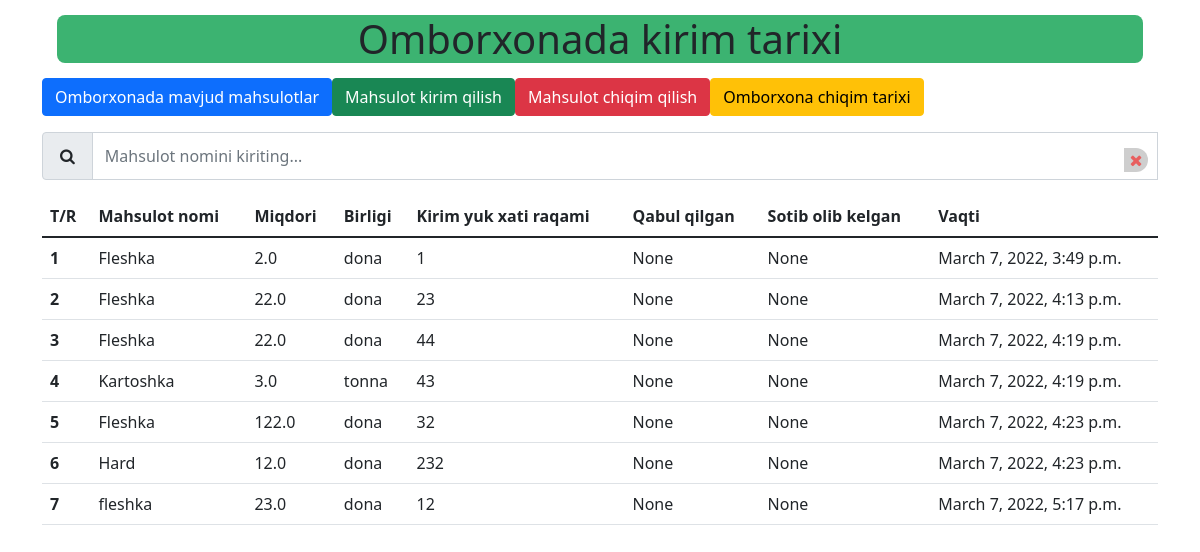
/inhistory/, run on an earlier commit of the app's database.
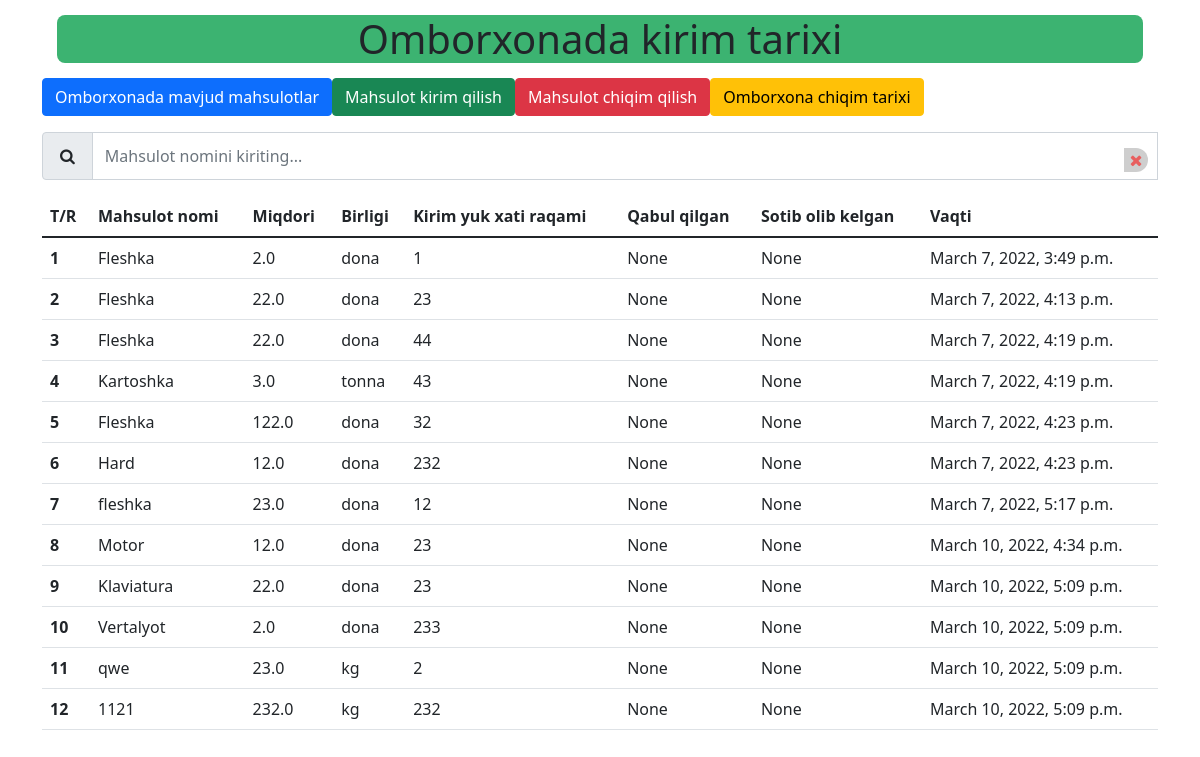
And on a later commit of the database.
### itm/models.py (models this page shows, shortened)
class Inproduct(models.Model):
    kg = "kg"
    tonna = "tonna"
    gramm = "gramm"
    litr = "litr"
    metr = "metr"
    sm = "santimetr"
    dona = "dona"
    ROLES = (
        (kg,"kg"),
        (tonna,"tonna"),
        (gramm,"gramm"),
        (litr,"litr"),
        (metr,"metr"),
        (sm,"sm"),
        (dona,"dona"),
    )
    name = models.CharField(max_length=512)
    inload_number = models.CharField(max_length=200)
    count = models.FloatField(default=0)
    instorageperson=models.CharField(max_length=200)
    takeinstorageperson=models.CharField(max_length=200)
    unit = models.CharField(max_length=30,choices=ROLES)
    in_date = models.DateTimeField(default=datetime.datetime.now())
    class Meta:
        db_table = "Inproduct"

### itm/views.py (the view)
# urls.py: path("inhistory/",InHistory,name="inhistory"),
def InHistory(request):
    search = request.GET.get('search')
    if search is None:
        data = Inproduct.objects.all()
        paginator = Paginator(data, 15)
        page_num = request.GET.get('page')
        page_obj = paginator.get_page(page_num)
        search = ""
    else:
        data = Inproduct.objects.filter(name__contains=search)
        paginator = Paginator(data, 15)
        page_num = request.GET.get('page')
        page_obj = paginator.get_page(page_num)
    return render(request, "itm/inhistory.html", {"search": search, "page": page_obj, "all": paginator})

### itm/templates/itm/inhistory.html (shortened to what this page needs)
<!DOCTYPE html>
<html lang="en">
<head>
    <link rel="stylesheet" href="/static/itm/bootstrap/css/bootstrap.min.css">
    <link rel="stylesheet" href="/static/itm/css/styles.css">
    <link rel="stylesheet" href="/static/itm/font-awesome/css/font-awesome.min.css">
    <link rel="stylesheet" href="/static/itm/font-awesome/css/font-awesome.css">
</head>
<body>
<div class="container">
    <div class="row">
        <div class="col-md-12">
            <h1 class="close">Omborxonada kirim tarixi</h1>
            <div class="btn-group md-3">
                <form action="{%url 'balance'%}">
                    <button type="submit" class="btn btn-primary mb-3">Omborxonada mavjud mahsulotlar</button>
                </form>
                <form action="{%url 'inproduct'%}">
                    <button type="submit" class="btn btn-success mb-3">Mahsulot kirim qilish</button>
                </form>
                <form action="{%url 'kickproduct'%}">
                    <button type="submit" class="btn btn-danger mb-3"><a>Mahsulot chiqim qilish</a></button>
                </form>
                <form action="{%url 'outhistory'%}">
                    <button type="submit" class="btn btn-warning mb-3">Omborxona chiqim tarixi</button>
                </form>
            </div>
            <form>
                <div class="input-group mb-3">
                        <span class="input-group-text" id="inputGroup-sizing-default"><span style="padding:5px"><i
                                class="fa fa-search"></i></span></span>
                    <input name="search" value="{{ search }}" class="form-control"
                           placeholder="Mahsulot nomini kiriting..." id="bool">
                    <span class="clear" onclick="myfunc()"><i class="fa fa-times" aria-hidden="true"></i></span>
                </div>
            </form>
            <table class="table">
                <thead>
                <tr>
                    <th scope="col">T/R</th>
                    <th scope="col">Mahsulot nomi</th>
                    <th scope="col">Miqdori</th>
                    <th scope="col">Birligi</th>
                    <th scope="col">Kirim yuk xati raqami</th>
                    <th scope="col">Qabul qilgan</th>
                    <th scope="col">Sotib olib kelgan</th>
                    <th scope="col">Vaqti</th>
                </tr>
                </thead>
                <tbody>
                {% for prod in page %}
                <tr>
                    <th scope="row">{{forloop.counter}}</th>
                    <td>{{prod.name}}</td>
                    <td>{{prod.count}}</td>
                    <td>{{prod.unit}}</td>
                    <td>{{prod.inload_number}}</td>
                    <td>{{prod.instorageperson}}</td>
                    <td>{{prod.takeinstorageperson}}</td>
                    <td>{{prod.in_date}}</td>
                </tr>
                {%endfor%}
                </tbody>
            </table>
        </div>
    </div>
</div>
</body>
</html>

What changed in the data, as far as the page shows it:
added Inproduct: name "Motor", count "12.0", unit "dona", inload_number "23", instorageperson "None", takeinstorageperson "None", in_date "March 10, 2022, 4:34 p.m."
added Inproduct: name "Klaviatura", count "22.0", unit "dona", inload_number "23", instorageperson "None", takeinstorageperson "None", in_date "March 10, 2022, 5:09 p.m."
added Inproduct: name "Vertalyot", count "2.0", unit "dona", inload_number "233", instorageperson "None", takeinstorageperson "None", in_date "March 10, 2022, 5:09 p.m."
added Inproduct: name "qwe", count "23.0", unit "kg", inload_number "2", instorageperson "None", takeinstorageperson "None", in_date "March 10, 2022, 5:09 p.m."
added Inproduct: name "1121", count "232.0", unit "kg", inload_number "232", instorageperson "None", takeinstorageperson "None", in_date "March 10, 2022, 5:09 p.m."
